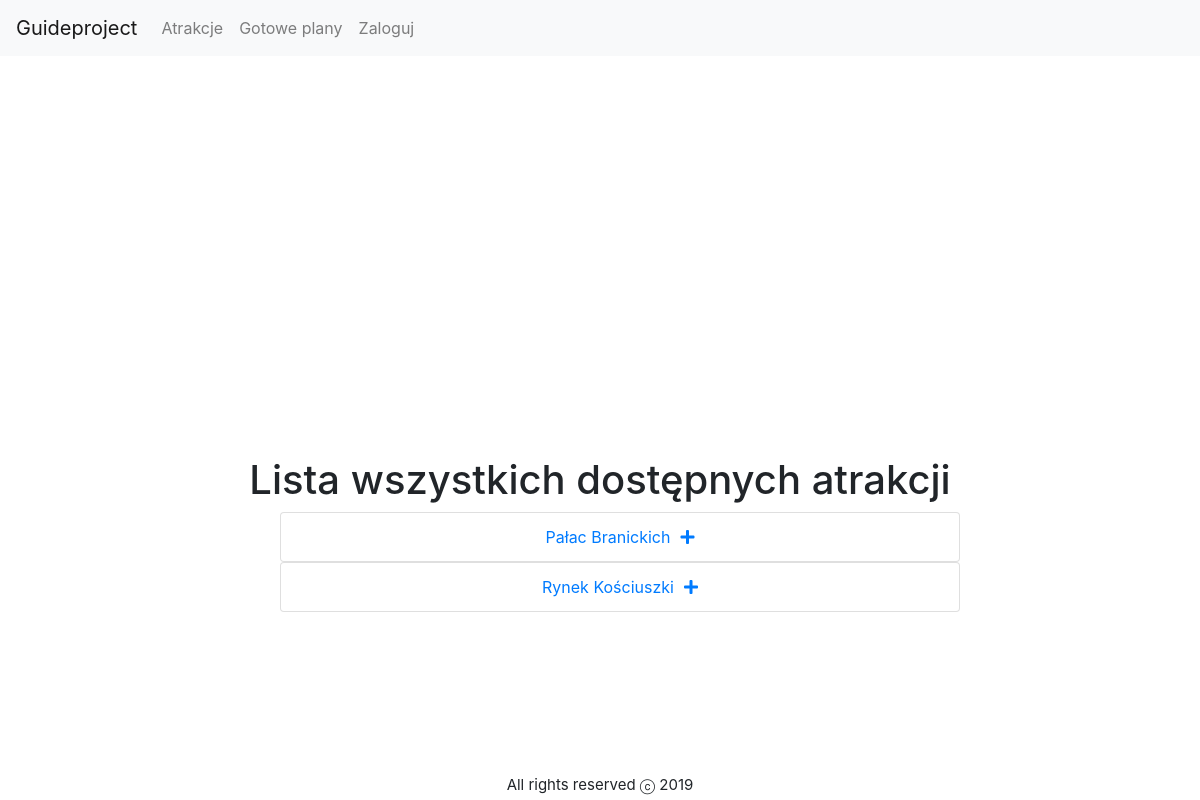
The app's page /guide/attractions, older data.
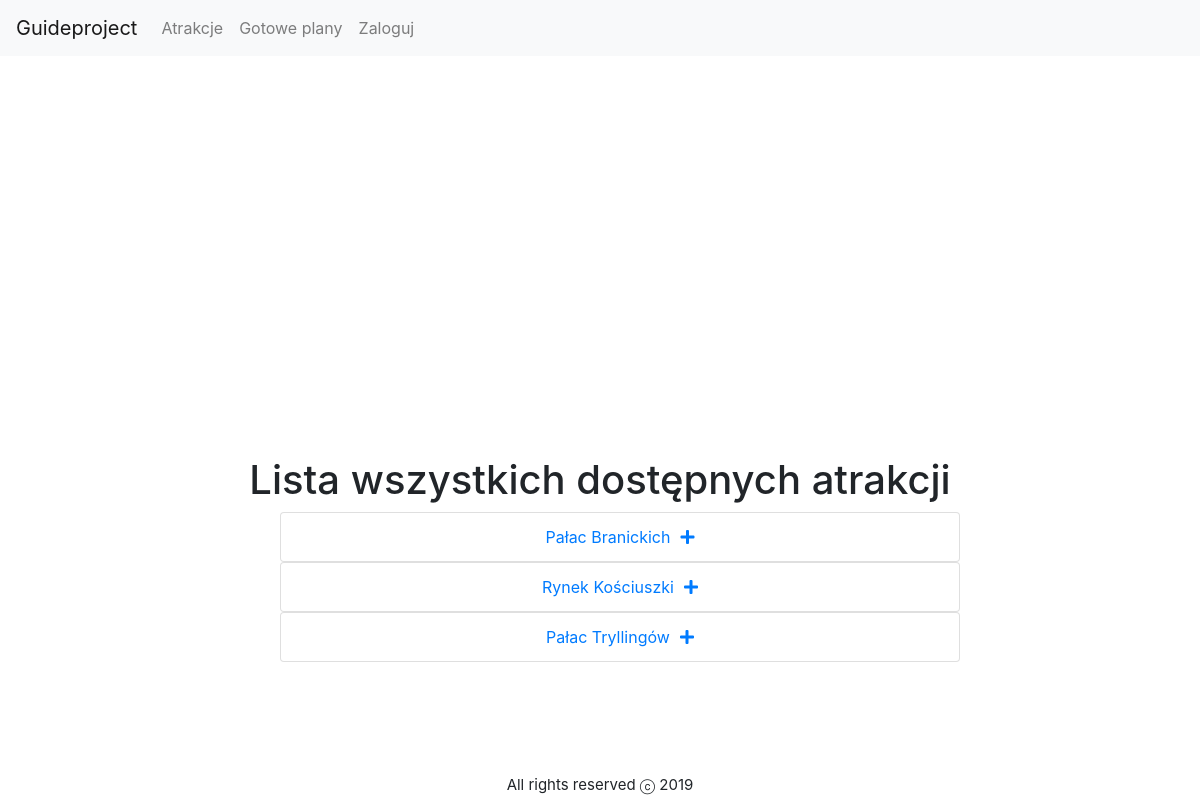
The same page, newer data.
### guide/models.py (models this page shows, shortened)
class Attraction(models.Model):
    name = models.CharField(_("Name"),
                            max_length=200, help_text="Enter attraction's name.")
    description = models.TextField(max_length=500)
    categories = models.ManyToManyField(
        "Category")
    localization = models.ForeignKey(
        "Localization", verbose_name=_("Address"), on_delete=models.CASCADE, null=True)
    timeNeededToSightsee = models.FloatField(
        _("Time neede to sightsee (in hours)"))
    ticketCost = models.FloatField(
        _("Ticket's cost"), default=0)

### guide/views.py (the view)
# urls.py: path('attractions', views.AttractionListView.as_view(), name='attractions'),
class AttractionListView(ListView):
    model = Attraction
    def get_context_data(self, **kwargs):
        context = super().get_context_data(**kwargs)
        context["locationsInfo"] = simplejson.dumps(
            getAttractionsInfo(self.object_list))
        return context

### guide/views.py (called while the page is built)
def getAttractionsInfo(attractions):
    pos = []
    for attraction in attractions:
        pos.append({"name": attraction.name, "lat": attraction.localization.latitude,
                    "lng": attraction.localization.longitude})
    return pos

### guide/templates/guide/attraction_list.html (shortened to what this page needs)
{% extends "base.html" %}
{% block content %}
    <div id="map"></div>
    <h1><center>Lista wszystkich dostępnych atrakcji<center></h1>
    {% if attraction_list %}
        <center><ul style=" width:60%;">
        {% for attraction in attraction_list  %}
        <ul class="list-group">
        <li class="list-group-item"><a href="{% url 'attraction-detail' attraction.pk %}" >{{attraction.name}}</a><a href="{% url 'add-attraction' attraction.pk %}"><i class="fas fa-plus"></i></a></li>
        </ul>
        {% endfor %}
        </ul></center>
    {% else %}
        <p>Brak atrakcji</p>
    {% endif %}
{% endblock content %}

Row changes from the older to the newer data that the page shows:
added Attraction: name "Pałac Tryllingów"
